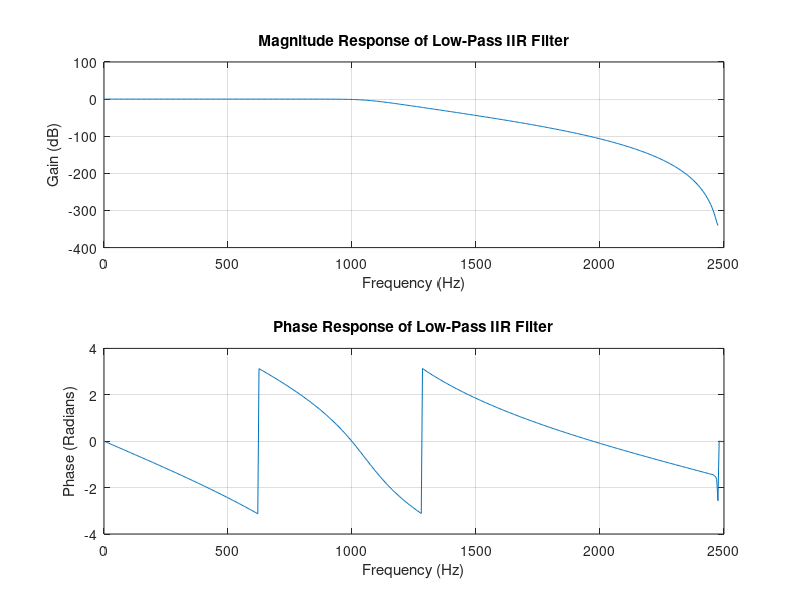

The MATLAB source for this figure:
clc;
clear all;
close all;

% Set default values for filter specifications
rp = 1;         % Default passband ripple (dB)
rs = 40;        % Default stopband attenuation (dB)
wp = 1000;      % Default passband frequency (Hz)
ws = 1500;      % Default stopband frequency (Hz)
fs = 5000;      % Default sampling frequency (Hz)

% Display default values
disp('Using default filter specifications:');
disp(['Passband Ripple (dB): ', num2str(rp)]);
disp(['Stopband Attenuation (dB): ', num2str(rs)]);
disp(['Passband Frequency (Hz): ', num2str(wp)]);
disp(['Stopband Frequency (Hz): ', num2str(ws)]);
disp(['Sampling Frequency (Hz): ', num2str(fs)]);

% Calculate normalized frequencies
w1 = 2 * wp / fs;  % Normalized passband frequency
w2 = 2 * ws / fs;  % Normalized stopband frequency

% Determine filter order using buttord
[n, wn] = buttord(w1, w2, rp, rs);

% Design Butterworth low-pass filter using butter
[b, a] = butter(n, wn, 'low');

% Frequency response
[H, F] = freqz(b, a, 512, fs);

% Plot magnitude response
subplot(2, 1, 1);
plot(F, 20*log10(abs(H)));
title('Magnitude Response of Low-Pass IIR Filter');
xlabel('Frequency (Hz)');
ylabel('Gain (dB)');
grid on;

% Plot phase response
subplot(2, 1, 2);
plot(F, angle(H));
title('Phase Response of Low-Pass IIR Filter');
xlabel('Frequency (Hz)');
ylabel('Phase (Radians)');
grid on;
